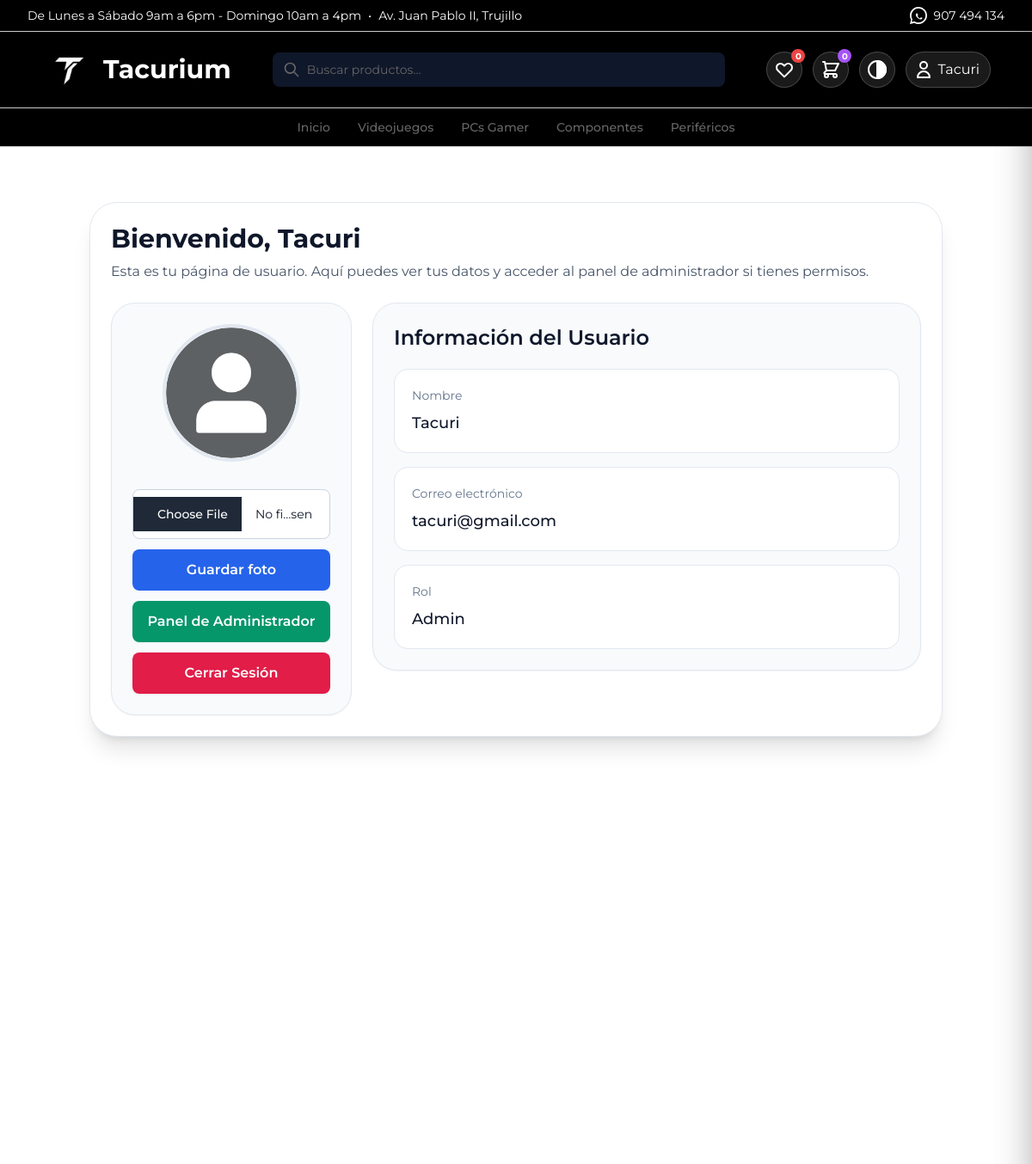
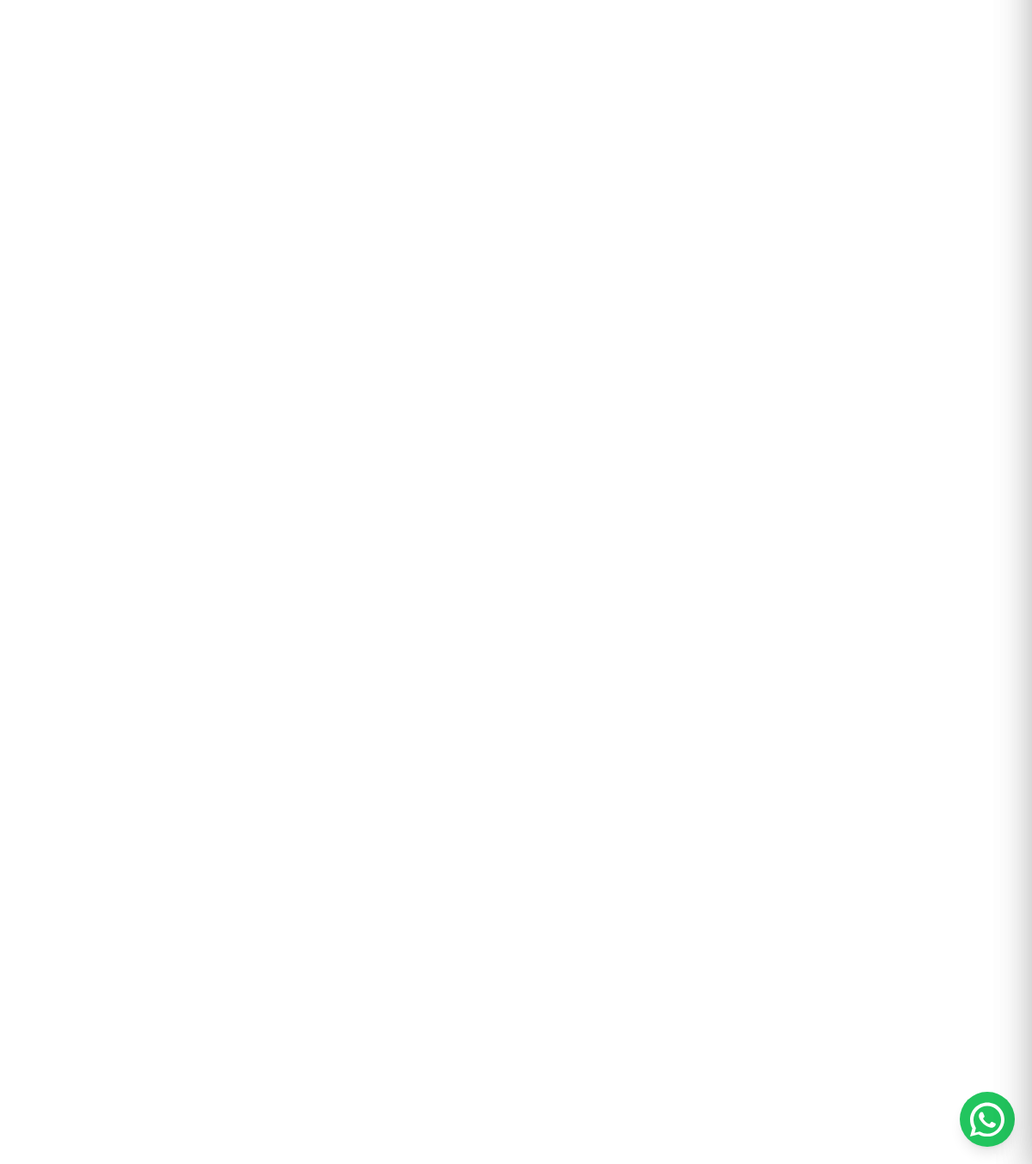
Screenshot of /usuario/ (signed in) with the database file from the repository (2 pictures, top to bottom).
### productos/models.py (models this page shows)
class User(AbstractUser):
    name = models.CharField(max_length=255, blank=True, null=True)
    role = models.CharField(max_length=50, default='user')
    foto = models.TextField(default='/images/p_default.png')
    estado = models.BooleanField(default=True)
    class Meta:
        db_table = 'users'

### productos/views.py (the view)
# urls.py: path('usuario/', views.usuario, name='usuario'),
@login_required
def usuario(request):
    return render(request, 'subpaginas/usuario.html')

### templates/subpaginas/usuario.html (shortened to what this page needs)
{% extends 'plantilla.html' %}
{% load static %}
{% block content %}
<main class="container mx-auto px-4 py-8 min-h-[calc(100vh-5rem)]">
    <div class="max-w-5xl mx-auto bg-white dark:bg-slate-950 border border-slate-200 dark:border-slate-800 shadow-xl rounded-[32px] p-6">
        <div class="flex flex-col gap-6">
            <div>
                <h1 class="text-3xl font-bold text-slate-900 dark:text-white">Bienvenido, {{ user.name|default:user.username }}</h1>
                <p class="mt-2 text-slate-600 dark:text-slate-300">Esta es tu página de usuario. Aquí puedes ver tus datos y acceder al panel de administrador si tienes permisos.</p>
            </div>
            <div class="grid gap-6 md:grid-cols-[280px_minmax(0,1fr)] items-start">
                <div class="rounded-[28px] border border-slate-200 dark:border-slate-800 bg-slate-50 dark:bg-slate-900 p-6 text-center shadow-sm space-y-3">
                    <div class="mx-auto mb-5 h-40 w-40 overflow-hidden rounded-full border-4 border-slate-200 dark:border-slate-700 bg-white dark:bg-slate-800">
                        <img id="fotoPreview" src="{{ user.foto }}" alt="Foto de perfil" class="h-full w-full object-cover" loading="lazy">
                    </div>
                    <form method="POST" action="{% url 'usuario.foto.actualizar' %}" enctype="multipart/form-data" class="space-y-3" id="fotoForm">
                        <input id="foto" name="foto" type="file" accept="image/*" required class="w-full rounded-lg border border-slate-300 bg-white px-3 py-2 text-sm text-slate-900 dark:border-slate-700 dark:bg-slate-800 dark:text-white" />
                        <div class="flex justify-center">
                            <button type="submit" class="w-full rounded-lg bg-blue-600 hover:bg-blue-700 text-white font-semibold px-6 py-3 transition-colors duration-200 dark:bg-blue-500 dark:hover:bg-blue-400">
                                Guardar foto
                            </button>
                        </div>
                    </form>
                    {% if user.role == 'admin' %}
                        <a href="{% url 'admin' %}" class="block text-center rounded-lg bg-emerald-600 hover:bg-emerald-700 text-white font-semibold px-4 py-3 shadow-sm transition-colors duration-200 dark:bg-emerald-500 dark:hover:bg-emerald-400">
                            Panel de Administrador
                        </a>
                    {% endif %}
                    <form method="POST" action="{% url 'logout' %}">
                        <button type="submit" class="w-full rounded-lg bg-rose-600 hover:bg-rose-700 text-white font-semibold px-4 py-3 shadow-sm transition-colors duration-200 dark:bg-rose-500 dark:hover:bg-rose-400">
                            Cerrar Sesión
                        </button>
                    </form>
                </div>
                <div class="rounded-[28px] border border-slate-200 dark:border-slate-800 bg-slate-50 dark:bg-slate-900 p-6 shadow-sm">
                    <h2 class="text-2xl font-semibold text-slate-900 dark:text-white mb-5">Información del Usuario</h2>
                    <div class="space-y-4 text-slate-700 dark:text-slate-300">
                        <div class="rounded-2xl border border-slate-200 dark:border-slate-800 bg-white dark:bg-slate-950 p-5">
                            <p class="text-sm text-slate-500 dark:text-slate-400">Nombre</p>
                            <p class="mt-2 text-lg font-medium text-slate-900 dark:text-white">{{ user.name|default:user.username }}</p>
                        </div>
                        <div class="rounded-2xl border border-slate-200 dark:border-slate-800 bg-white dark:bg-slate-950 p-5">
                            <p class="text-sm text-slate-500 dark:text-slate-400">Correo electrónico</p>
                            <p class="mt-2 text-lg font-medium text-slate-900 dark:text-white">{{ user.email }}</p>
                        </div>
                        <div class="rounded-2xl border border-slate-200 dark:border-slate-800 bg-white dark:bg-slate-950 p-5">
                            <p class="text-sm text-slate-500 dark:text-slate-400">Rol</p>
                            <p class="mt-2 text-lg font-medium text-slate-900 dark:text-white capitalize">{{ user.role }}</p>
                        </div>
                    </div>
                </div>
            </div>
        </div>
    </div>
</main>
{% endblock %}

### templates/plantilla.html (shortened to what this page needs)
{% load static %}
<!DOCTYPE html>
<html lang="es">
<head>
    <script src="https://cdn.tailwindcss.com"></script>
    <link href="https://cdn.jsdelivr.net/npm/flowbite@2.3.0/dist/flowbite.min.css" rel="stylesheet" />
</head>
<body class="min-h-screen flex flex-col relative dark:bg-black">
    <div class="bg-black text-white border-b border-bordercolor">
        <div
            class="max-w-7xl mx-auto px-4 sm:px-6 lg:px-8 py-2 flex flex-col md:flex-row items-center justify-between gap-2 text-sm">
            <div class="flex flex-col sm:flex-row sm:items-center gap-2 text-center md:text-left">
                <span>De Lunes a Sábado 9am a 6pm - Domingo 10am a 4pm</span>
                <span class="hidden sm:inline">•</span>
                <span>Av. Juan Pablo II, Trujillo</span>
            </div>
            <a href="https://api.whatsapp.com/send?phone=51907494134&text=Hola,%20quiero%20más%20información" target="_blank"
                class="inline-flex items-center gap-2 text-white hover:text-slate-200">
                <span>907 494 134</span>
            </a>
        </div>
    </div>
    <header class="bg-black border-b border-bordercolor py-3 sticky top-0 z-50">
        <div class="max-w-6xl mx-auto px-3 sm:px-4 lg:px-6 flex flex-wrap items-center justify-between gap-4">
            <a href="{% url 'home' %}" class="flex items-center gap-2 text-white font-bold text-3xl min-w-0">
                <img src="{% static 'images/Logo.png' %}" alt="Tacurium - Tienda de Gaming" class="w-16 h-16 shrink-0">
                <span class="text-3xl truncate">Tacurium</span>
            </a>
            <div class="hidden md:flex flex-1 min-w-0 max-w-xl mx-0 md:mx-8 relative items-center gap-4">
                <div class="relative flex-1 min-w-0">
                    <form method="GET" action="">
                        <div class="absolute inset-y-0 left-0 pl-3 flex items-center pointer-events-none">
                        </div>
                        <input type="text" id="searchInput" name="buscar" value="{{ buscar|default:'' }}"
                            class="bg-slate-900 border-0 text-white text-sm rounded-lg focus:ring-primary focus:border-primary block w-full min-w-0 pl-10 p-2.5 placeholder-textsec"
                            placeholder="Buscar productos..." aria-label="Buscar productos">
                    </form>
                </div>
            </div>
            <div class="flex flex-wrap items-center gap-3 justify-end">
                <button
                    class="relative inline-flex items-center justify-center rounded-full border border-white/20 bg-white/10 p-2 text-white transition-colors hover:bg-white hover:text-black"
                    id="wishlistOpenBtn" aria-label="Favoritos">
                    <svg class="w-6 h-6" fill="none" stroke="currentColor" viewBox="0 0 24 24" aria-hidden="true">
                        <path stroke-linecap="round" stroke-linejoin="round" stroke-width="2"
                            d="M4.318 6.318a4.5 4.5 0 000 6.364L12 20.364l7.682-7.682a4.5 4.5 0 00-6.364-6.364L12 7.636l-1.318-1.318a4.5 4.5 0 00-6.364 0z">
                        </path>
                    </svg>
                    <span id="wishlistCounter"
                        class="absolute -top-1 -right-1 bg-red-500 text-white text-[10px] font-bold rounded-full w-4 h-4 flex items-center justify-center">0</span>
                </button>
                <button id="cartOpenBtn"
                    class="relative inline-flex items-center justify-center rounded-full border border-white/20 bg-white/10 p-2 text-white transition-colors hover:bg-white hover:text-black"
                    aria-label="Carrito">
                    <span id="cartCounter"
                        class="absolute -top-1 -right-1 bg-primary text-white text-[10px] font-bold rounded-full w-4 h-4 flex items-center justify-center">0</span>
                </button>
                <button id="modeBtn"
                    class="relative inline-flex items-center justify-center rounded-full border border-white/20 bg-white/10 p-2 text-white transition-colors hover:bg-white hover:text-black"
                    aria-label="Cambiar modo claro/oscuro">
                    <svg class="w-6 h-6" fill="none" stroke="currentColor" viewBox="0 0 24 24" aria-hidden="true">
                        <path stroke-linecap="round" stroke-linejoin="round" stroke-width="2"
                            d="M12 2a10 10 0 0 1 0 20V2z" fill="currentColor"></path>
                        <circle cx="12" cy="12" r="10" stroke="currentColor" stroke-width="2" />
                    </svg>
                </button>
                {% if not user.is_authenticated %}
                    <button id="loginBtn"
                        class="relative inline-flex items-center justify-center rounded-full border border-white/20 bg-white/10 p-2 text-white transition-colors hover:bg-white hover:text-black"
                        aria-label="Perfil">
                        <svg class="w-6 h-6" fill="none" stroke="currentColor" viewBox="0 0 24 24">
                            <path stroke-linecap="round" stroke-linejoin="round" stroke-width="2"
                                d="M16 7a4 4 0 11-8 0 4 4 0 018 0zM12 14a7 7 0 00-7 7h14a7 7 0 00-7-7z"></path>
                        </svg>
                        <span class="hidden sm:inline px-1">Iniciar Sesión</span>
                    </button>
                {% else %}
                    <a href="{% url 'usuario' %}"
                        class="relative inline-flex items-center justify-center rounded-full border border-white/20 bg-white/10 p-2 text-white transition-colors hover:bg-white hover:text-black"
                        aria-label="Perfil">
                        <svg class="w-6 h-6" fill="none" stroke="currentColor" viewBox="0 0 24 24">
                            <path stroke-linecap="round" stroke-linejoin="round" stroke-width="2"
                                d="M16 7a4 4 0 11-8 0 4 4 0 018 0zM12 14a7 7 0 00-7 7h14a7 7 0 00-7-7z"></path>
                        </svg>
                        <span class="hidden sm:inline px-1">{{ user.name|default:user.username }}</span>
                    </a>
                {% endif %}
            </div>
        </div>
    </header>
    <nav id="mobileNav" class="bg-black border-b border-bordercolor hidden md:block w-full">
        <ul
            class="max-w-7xl mx-auto px-4 sm:px-6 lg:px-8 flex flex-col md:flex-row items-center justify-center gap-6 md:gap-8 text-sm font-medium whitespace-nowrap py-4 md:py-3">
            <li><a href="{% url 'home' %}" class="text-textsec hover:text-white transition-colors">Inicio</a></li>
            <li><a href="{% url 'videojuegos' %}"
                    class="text-textsec hover:text-white transition-colors">Videojuegos</a></li>
            <li><a href="{% url 'pcsgamer' %}" class="text-textsec hover:text-white transition-colors">PCs Gamer</a>
            </li>
            <li><a href="{% url 'componentes' %}"
                    class="text-textsec hover:text-white transition-colors">Componentes</a></li>
            <li><a href="{% url 'perifericos' %}"
                    class="text-textsec hover:text-white transition-colors">Periféricos</a></li>
        </ul>
    </nav>
    <main class="grow max-w-7xl mx-auto px-4 sm:px-6 lg:px-8 py-8 w-full">
        {% block content %}
        {% endblock %}
    </main>
    <a href="https://api.whatsapp.com/send?phone=51907494134&text=Hola,%20quiero%20más%20información" target="_blank"
        class="fixed bottom-5 right-5 z-999 bg-green-500 hover:bg-green-600 text-white p-3 rounded-full shadow-lg transition-all z-50 duration-300 hover:scale-110"
        aria-label="Contactar por WhatsApp">
    </a>
</body>
</html>

### templates/plantilla.html (style rules this page uses)
body { font-family: 'Montserrat', sans-serif; background-color: #FFFFFF; color: black; }

### rows the page displays
User: name "Tacuri", foto (placeholder picture), email "tacuri@gmail.com", role "Admin"
